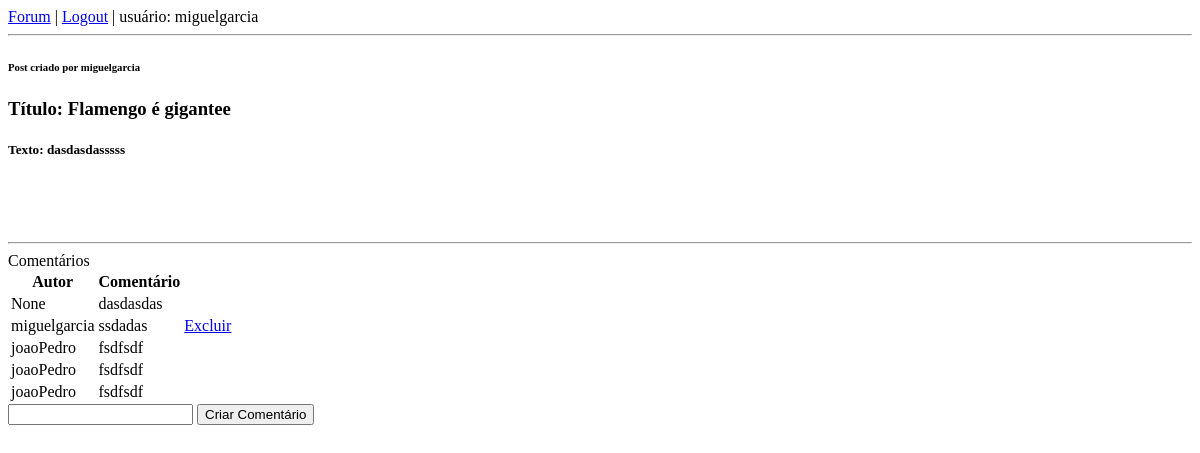
Screenshot of /forum/publicacao/2/ (signed in) with the database file from the repository.
### forum/models.py (models this page shows, shortened)
class Publicacao(models.Model):
    id = models.AutoField(primary_key=True)
    titulo = models.CharField(
    max_length=100, help_text='Entre com o título:')
    texto = models.CharField(
    max_length=10000, help_text='Digite o texto da publicação:')
    autor = models.ForeignKey(User, on_delete=models.CASCADE,default=None, null=True)
    data_publicacao = models.DateTimeField(auto_now_add=True, blank=True, null=True)

class Comentario(models.Model):
    id = models.AutoField(primary_key=True)
    texto = models.CharField(
    max_length=100, help_text='Digite o comentário:')
    idPublicacao  = models.ForeignKey(Publicacao,on_delete=models.CASCADE)
    autor = models.ForeignKey(User, on_delete=models.CASCADE,default=None, null=True)
    data_publicacao = models.DateTimeField(auto_now_add=True, blank=True, null=True)

### forum/views.py (the view, shortened to what this page needs)
# urls.py: path('publicacao/<int:pk>/', views.PublicacaoView.as_view(),
@method_decorator(login_required, name='dispatch')
class PublicacaoView(View):
    def get(self, request, pk, *args, **kwargs):
        publicacao = Publicacao.objects.get(pk=pk)
        comentarios = Comentario.objects.filter(idPublicacao=pk)
        user = request.user
        contexto = { 'publicacao': publicacao, 'comentarios':comentarios, 'user':user}
        return render(
                request,
                'visualizaPublicacao.html',
                contexto)

### forum/templates/visualizaPublicacao.html (shortened to what this page needs)
{% load static %}
<!DOCTYPE html>
<html>
<head>
<link rel="stylesheet" href="{% static 'forum/css/estilo.css' %}">
</head>
<body>
    {% include 'links.html' %}
    <h6>Post criado por {{publicacao.autor}}</h6>
    <h3> Título: {{publicacao.titulo}}</h3>
    <h5> Texto: {{publicacao.texto}}</h5>
    <br><br><br>
    <hr>
    <a>Comentários</a>
    <table>
     <tr><th>Autor</th><th>Comentário</th><th></th></tr>
     {% if comentarios %}
        {% for comentario in comentarios %}
            <tr>
            <td>{{ comentario.autor }}</td>
            <td>{{ comentario.texto }}</td>
            {% if comentario.autor.username == user.username %}
            <td>
                <a href="{% url 'forum:apaga-comentario' pk=comentario.id %}">Excluir</a>
            </td>
            {% else %}
            <td> </td>
            {% endif %}
        </tr>
    {% empty %}
    <tr><th colspan="5">Ninguém comentou ainda.</th></tr>
    {% endfor %}
    {% else %}
    <tr><th colspan="5">Ninguém comentou ainda.</th></tr>
    {% endif %}
    </table>
    <form>
        <input type="text" name = "comentario_nome">
        <button  method="submit" formmethod="post">
            Criar Comentário
        </button>
    </form>
</body>
</html>

### forum/templates/links.html
{% load static %}
    <a href="{% url 'forum:lista-publicacoes' %}">
    Forum</a> |
    {% if user.username  %}
    <a href="{% url 'sec-logout' %}">
        Logout</a>
    {% else %}
    <a href="{% url 'sec-login' %}">
        Login</a>
    {% endif %}
    <a>
        |  usuário: {% firstof user.username "visitante" %}
    </a>
    <hr>

### rows the page displays
Publicacao: autor "miguelgarcia", titulo "Flamengo é gigantee", texto "dasdasdasssss"
Comentario: autor "None", texto "dasdasdas"
Comentario: autor "miguelgarcia", texto "ssdadas", shows "Excluir"
Comentario: autor "joaoPedro", texto "fsdfsdf"
Comentario: autor "joaoPedro", texto "fsdfsdf"
Comentario: autor "joaoPedro", texto "fsdfsdf"
